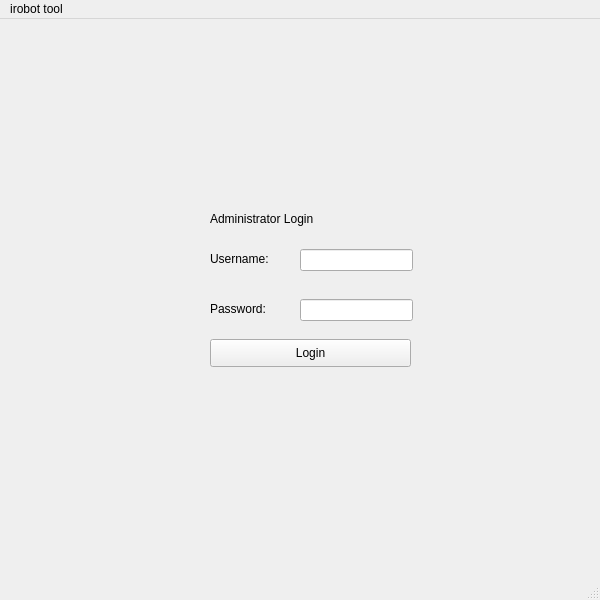
<?xml version="1.0" encoding="UTF-8"?>
<ui version="4.0">
 <class>MainWindow</class>
 <widget class="QMainWindow" name="MainWindow">
  <property name="geometry">
   <rect>
    <x>0</x>
    <y>0</y>
    <width>600</width>
    <height>600</height>
   </rect>
  </property>
  <property name="font">
   <font>
    <family>MS Shell Dlg 2</family>
   </font>
  </property>
  <property name="windowTitle">
   <string>MainWindow</string>
  </property>
  <widget class="QWidget" name="centralwidget">
   <widget class="QLineEdit" name="lineEdit_username">
    <property name="geometry">
     <rect>
      <x>300</x>
      <y>230</y>
      <width>113</width>
      <height>22</height>
     </rect>
    </property>
   </widget>
   <widget class="QLineEdit" name="lineEdit_password">
    <property name="geometry">
     <rect>
      <x>300</x>
      <y>280</y>
      <width>113</width>
      <height>22</height>
     </rect>
    </property>
    <property name="echoMode">
     <enum>QLineEdit::Password</enum>
    </property>
   </widget>
   <widget class="QLabel" name="label">
    <property name="geometry">
     <rect>
      <x>210</x>
      <y>230</y>
      <width>61</width>
      <height>20</height>
     </rect>
    </property>
    <property name="text">
     <string>Username:</string>
    </property>
   </widget>
   <widget class="QLabel" name="label_2">
    <property name="geometry">
     <rect>
      <x>210</x>
      <y>280</y>
      <width>61</width>
      <height>20</height>
     </rect>
    </property>
    <property name="text">
     <string>Password:</string>
    </property>
   </widget>
   <widget class="QLabel" name="label_3">
    <property name="geometry">
     <rect>
      <x>210</x>
      <y>190</y>
      <width>111</width>
      <height>20</height>
     </rect>
    </property>
    <property name="text">
     <string>Administrator Login</string>
    </property>
   </widget>
   <widget class="QPushButton" name="pushButton_Login">
    <property name="geometry">
     <rect>
      <x>210</x>
      <y>320</y>
      <width>201</width>
      <height>28</height>
     </rect>
    </property>
    <property name="text">
     <string>Login</string>
    </property>
   </widget>
  </widget>
  <widget class="QMenuBar" name="menubar">
   <property name="geometry">
    <rect>
     <x>0</x>
     <y>0</y>
     <width>600</width>
     <height>26</height>
    </rect>
   </property>
   <widget class="QMenu" name="menuirobot_login">
    <property name="title">
     <string>irobot tool</string>
    </property>
   </widget>
   <addaction name="menuirobot_login"/>
  </widget>
  <widget class="QStatusBar" name="statusbar"/>
 </widget>
 <resources/>
 <connections>
  <connection>
   <sender>pushButton_Login</sender>
   <signal>clicked()</signal>
   <receiver>MainWindow</receiver>
   <slot>on_pushButton_Login_clicked()</slot>
   <hints>
    <hint type="sourcelabel">
     <x>259</x>
     <y>368</y>
    </hint>
    <hint type="destinationlabel">
     <x>278</x>
     <y>450</y>
    </hint>
   </hints>
  </connection>
 </connections>
 <slots>
  <slot>on_pushButton_Login_clicked()</slot>
 </slots>
</ui>
